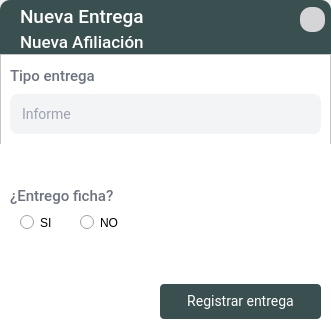
<?xml version="1.0" encoding="UTF-8"?>
<ui version="4.0">
 <class>EntregaUi</class>
 <widget class="QDialog" name="EntregaUi">
  <property name="geometry">
   <rect>
    <x>0</x>
    <y>0</y>
    <width>331</width>
    <height>335</height>
   </rect>
  </property>
  <property name="minimumSize">
   <size>
    <width>331</width>
    <height>335</height>
   </size>
  </property>
  <property name="maximumSize">
   <size>
    <width>331</width>
    <height>335</height>
   </size>
  </property>
  <property name="windowTitle">
   <string>Entrega</string>
  </property>
  <property name="styleSheet">
   <string notr="true">#Dialog{
	background-color: rgb(255, 255, 255);
}

QLabel{
font-family: Roboto;
font-style: normal;
font-weight: 450;
font-size: 15px;
letter-spacing: 0.02em;
color: #6B7280;}



/* COMBOBOX */

QComboBox{
font-family: Roboto;
font-style: normal;
font-weight: normal;
font-size: 14px;
letter-spacing: 0.02em;
background: #F3F4F6;
color:#9CA3AF;
border-radius:8px;
padding:10px;
combobox-popup: 0;
border: 2px solid #F3F4F6;

}


QComboBox::drop-down
{
    width: 20px;
    border-left-width: 1px;
	padding: 10px 10px 10px 20px;
 }


QComboBox QAbstractItemView {
	color:#9CA3AF;
	font-size:14px;
	background-color: #F3F4F6;
	selection-background-color:#344647;
	selection-color:#ffffff;
	outline: 0px;
   border: 1px solid #344647;
 border-radius:8px;
padding:10px
}



QComboBox::down-arrow
{
	image: url(:/menu/contraerabajo.png);
     width: 11px;
     height: 11px;
}

QComboBox::focus{
background: #FFFFFF;
border: 2px solid #344647;
border-radius: 8px;
}



QDateEdit{
font-family: Roboto;
font-style: normal;
font-weight: normal;
font-size: 14px;
letter-spacing: 0.02em;
background: #F3F4F6;
color:#9CA3AF;
padding:8px;
border-radius:8px; }

QDateEdit::up-button {
min-width: 25px; min-height: 12px; background-color: #F3F4F6; 
border-radius: 6px;}

QDateEdit::down-button {
min-width: 25px; min-height: 12px; background-color: #F3F4F6; 
border-radius: 6px;}

QDateEdit::up-arrow{
	image: url(:/menu/contraerarriba.png);
     width: 11px;
     height: 11px;
}

QDateEdit::down-arrow{
	image: url(:/menu/contraerabajo.png);
     width: 11px;
     height: 11px;}

QDateEdit::focus{
background: #FFFFFF;
border: 2px solid #344647;
border-radius: 8px;
}


/*  BOTON */

QPushButton{
font-family: Roboto;
font-style: normal;
font-weight: normal;
font-size: 14px;
letter-spacing: 0.02em;
color:white;
padding:8px;
background: #3A4F50;
border-radius: 4px;}

QPushButton:hover{background: #344647;
border-radius: 4px; }

QLineEdit{
font-family: Roboto;
font-style: normal;
font-weight: normal;
font-size: 14px;
letter-spacing: 0.02em;
background: #F3F4F6;
border: 2px solid #F3F4F6;
border-radius: 8px;
color:#9CA3AF;
padding:10px}

QLineEdit::focus{
background: #FFFFFF;
border: 2px solid #344647;
border-radius: 8px;
}

</string>
  </property>
  <widget class="QFrame" name="frame_3">
   <property name="geometry">
    <rect>
     <x>0</x>
     <y>0</y>
     <width>331</width>
     <height>55</height>
    </rect>
   </property>
   <property name="minimumSize">
    <size>
     <width>0</width>
     <height>55</height>
    </size>
   </property>
   <property name="maximumSize">
    <size>
     <width>16777215</width>
     <height>4455</height>
    </size>
   </property>
   <property name="styleSheet">
    <string notr="true">#frame_3{background: #3A4F50 ;border-top-left-radius: 10px;
border-top-right-radius: 10px;}

QLabel{

font-family: Roboto;
font-style: normal;
font-weight: 500;
font-size: 17px;
line-height: 40px;
letter-spacing: 0.02em;
color:#ffffff;

}</string>
   </property>
   <property name="frameShape">
    <enum>QFrame::StyledPanel</enum>
   </property>
   <property name="frameShadow">
    <enum>QFrame::Raised</enum>
   </property>
   <widget class="QLabel" name="titulo_accion">
    <property name="geometry">
     <rect>
      <x>20</x>
      <y>5</y>
      <width>241</width>
      <height>22</height>
     </rect>
    </property>
    <property name="styleSheet">
     <string notr="true">font-size:19px</string>
    </property>
    <property name="text">
     <string>Nueva Entrega</string>
    </property>
    <property name="alignment">
     <set>Qt::AlignLeading|Qt::AlignLeft|Qt::AlignTop</set>
    </property>
   </widget>
   <widget class="QLabel" name="nombre_tutor">
    <property name="geometry">
     <rect>
      <x>20</x>
      <y>32</y>
      <width>271</width>
      <height>22</height>
     </rect>
    </property>
    <property name="styleSheet">
     <string notr="true"/>
    </property>
    <property name="text">
     <string>Nueva Afiliación</string>
    </property>
    <property name="alignment">
     <set>Qt::AlignLeading|Qt::AlignLeft|Qt::AlignTop</set>
    </property>
   </widget>
   <widget class="QToolButton" name="btn_closeadmi_3">
    <property name="geometry">
     <rect>
      <x>300</x>
      <y>7</y>
      <width>25</width>
      <height>25</height>
     </rect>
    </property>
    <property name="focusPolicy">
     <enum>Qt::NoFocus</enum>
    </property>
    <property name="toolTip">
     <string>Cerrar</string>
    </property>
    <property name="styleSheet">
     <string notr="true">#btn_closeadmi_3{
font-family: Roboto;
font-weight: normal;
font-size: 14px;
background-color: #d5d5d8;
color: #6B7280;
border-radius:11px
}



#btn_closeadmi_3:hover{background:#ce4d3a ;
border-radius:11px; }


</string>
    </property>
    <property name="text">
     <string/>
    </property>
    <property name="icon">
     <iconset resource="../image/source.qrc">
      <normaloff>:/menu/x.png</normaloff>:/menu/x.png</iconset>
    </property>
    <property name="iconSize">
     <size>
      <width>13</width>
      <height>13</height>
     </size>
    </property>
    <property name="autoRaise">
     <bool>true</bool>
    </property>
   </widget>
  </widget>
  <widget class="QFrame" name="frame">
   <property name="geometry">
    <rect>
     <x>0</x>
     <y>54</y>
     <width>331</width>
     <height>281</height>
    </rect>
   </property>
   <property name="styleSheet">
    <string notr="true">#frame{background-color:white}
</string>
   </property>
   <property name="frameShape">
    <enum>QFrame::StyledPanel</enum>
   </property>
   <property name="frameShadow">
    <enum>QFrame::Raised</enum>
   </property>
   <widget class="QStackedWidget" name="stackedWidget">
    <property name="geometry">
     <rect>
      <x>0</x>
      <y>90</y>
      <width>331</width>
      <height>291</height>
     </rect>
    </property>
    <property name="styleSheet">
     <string notr="true"/>
    </property>
    <property name="currentIndex">
     <number>1</number>
    </property>
    <widget class="QWidget" name="page">
     <property name="styleSheet">
      <string notr="true">#page{
	background-color: rgb(255, 255, 255);
}</string>
     </property>
     <widget class="QDateEdit" name="fecha_informe">
      <property name="geometry">
       <rect>
        <x>10</x>
        <y>70</y>
        <width>171</width>
        <height>40</height>
       </rect>
      </property>
      <property name="displayFormat">
       <string>yyyy-MM-dd</string>
      </property>
      <property name="calendarPopup">
       <bool>false</bool>
      </property>
     </widget>
     <widget class="QLabel" name="lbl9_4">
      <property name="geometry">
       <rect>
        <x>10</x>
        <y>40</y>
        <width>131</width>
        <height>21</height>
       </rect>
      </property>
      <property name="styleSheet">
       <string notr="true"/>
      </property>
      <property name="text">
       <string>Fecha  entrega</string>
      </property>
      <property name="alignment">
       <set>Qt::AlignBottom|Qt::AlignLeading|Qt::AlignLeft</set>
      </property>
     </widget>
     <widget class="QPushButton" name="btn_registrar_informe">
      <property name="geometry">
       <rect>
        <x>160</x>
        <y>140</y>
        <width>161</width>
        <height>35</height>
       </rect>
      </property>
      <property name="minimumSize">
       <size>
        <width>100</width>
        <height>35</height>
       </size>
      </property>
      <property name="maximumSize">
       <size>
        <width>200</width>
        <height>567</height>
       </size>
      </property>
      <property name="cursor">
       <cursorShape>PointingHandCursor</cursorShape>
      </property>
      <property name="focusPolicy">
       <enum>Qt::NoFocus</enum>
      </property>
      <property name="styleSheet">
       <string notr="true"/>
      </property>
      <property name="text">
       <string>Registrar entrega</string>
      </property>
      <property name="icon">
       <iconset resource="../image/source.qrc">
        <normaloff>:/menu/botonadd.png</normaloff>:/menu/botonadd.png</iconset>
      </property>
      <property name="iconSize">
       <size>
        <width>15</width>
        <height>21</height>
       </size>
      </property>
     </widget>
     <widget class="QLabel" name="lbl9_5">
      <property name="geometry">
       <rect>
        <x>200</x>
        <y>40</y>
        <width>91</width>
        <height>21</height>
       </rect>
      </property>
      <property name="styleSheet">
       <string notr="true"/>
      </property>
      <property name="text">
       <string>Mes</string>
      </property>
      <property name="alignment">
       <set>Qt::AlignBottom|Qt::AlignLeading|Qt::AlignLeft</set>
      </property>
     </widget>
     <widget class="QLineEdit" name="line_mes">
      <property name="enabled">
       <bool>false</bool>
      </property>
      <property name="geometry">
       <rect>
        <x>200</x>
        <y>70</y>
        <width>121</width>
        <height>40</height>
       </rect>
      </property>
      <property name="styleSheet">
       <string notr="true"/>
      </property>
      <property name="frame">
       <bool>true</bool>
      </property>
      <property name="cursorPosition">
       <number>0</number>
      </property>
      <property name="alignment">
       <set>Qt::AlignLeading|Qt::AlignLeft|Qt::AlignVCenter</set>
      </property>
      <property name="dragEnabled">
       <bool>false</bool>
      </property>
      <property name="readOnly">
       <bool>false</bool>
      </property>
      <property name="placeholderText">
       <string/>
      </property>
      <property name="cursorMoveStyle">
       <enum>Qt::LogicalMoveStyle</enum>
      </property>
      <property name="clearButtonEnabled">
       <bool>false</bool>
      </property>
     </widget>
    </widget>
    <widget class="QWidget" name="page_2">
     <property name="styleSheet">
      <string notr="true">#page_2{
	background-color: rgb(255, 255, 255);
}</string>
     </property>
     <widget class="QRadioButton" name="rbt_si_ficha">
      <property name="geometry">
       <rect>
        <x>20</x>
        <y>70</y>
        <width>61</width>
        <height>17</height>
       </rect>
      </property>
      <property name="text">
       <string>SI</string>
      </property>
     </widget>
     <widget class="QRadioButton" name="rbt_no_ficha">
      <property name="geometry">
       <rect>
        <x>80</x>
        <y>70</y>
        <width>82</width>
        <height>17</height>
       </rect>
      </property>
      <property name="text">
       <string>NO</string>
      </property>
     </widget>
     <widget class="QLabel" name="pregunta_ficha">
      <property name="geometry">
       <rect>
        <x>10</x>
        <y>40</y>
        <width>311</width>
        <height>21</height>
       </rect>
      </property>
      <property name="styleSheet">
       <string notr="true"/>
      </property>
      <property name="text">
       <string>¿Entrego ficha?</string>
      </property>
      <property name="alignment">
       <set>Qt::AlignBottom|Qt::AlignLeading|Qt::AlignLeft</set>
      </property>
     </widget>
     <widget class="QPushButton" name="btn_registrar_ficha">
      <property name="geometry">
       <rect>
        <x>160</x>
        <y>140</y>
        <width>161</width>
        <height>35</height>
       </rect>
      </property>
      <property name="minimumSize">
       <size>
        <width>100</width>
        <height>35</height>
       </size>
      </property>
      <property name="maximumSize">
       <size>
        <width>200</width>
        <height>567</height>
       </size>
      </property>
      <property name="cursor">
       <cursorShape>PointingHandCursor</cursorShape>
      </property>
      <property name="focusPolicy">
       <enum>Qt::NoFocus</enum>
      </property>
      <property name="styleSheet">
       <string notr="true"/>
      </property>
      <property name="text">
       <string>Registrar entrega</string>
      </property>
      <property name="icon">
       <iconset resource="../image/source.qrc">
        <normaloff>:/menu/botonadd.png</normaloff>:/menu/botonadd.png</iconset>
      </property>
      <property name="iconSize">
       <size>
        <width>15</width>
        <height>21</height>
       </size>
      </property>
     </widget>
    </widget>
    <widget class="QWidget" name="page_3">
     <property name="styleSheet">
      <string notr="true">#page_3{
	background-color: rgb(255, 255, 255);
}</string>
     </property>
     <widget class="QRadioButton" name="rbt_no_memorandum">
      <property name="geometry">
       <rect>
        <x>70</x>
        <y>70</y>
        <width>51</width>
        <height>17</height>
       </rect>
      </property>
      <property name="text">
       <string>NO</string>
      </property>
     </widget>
     <widget class="QLabel" name="pregunta_memorandum">
      <property name="geometry">
       <rect>
        <x>10</x>
        <y>40</y>
        <width>311</width>
        <height>21</height>
       </rect>
      </property>
      <property name="styleSheet">
       <string notr="true"/>
      </property>
      <property name="text">
       <string>¿Entregó Memorandum?</string>
      </property>
      <property name="alignment">
       <set>Qt::AlignBottom|Qt::AlignLeading|Qt::AlignLeft</set>
      </property>
     </widget>
     <widget class="QRadioButton" name="rbt_si_memorandum">
      <property name="geometry">
       <rect>
        <x>20</x>
        <y>70</y>
        <width>41</width>
        <height>17</height>
       </rect>
      </property>
      <property name="text">
       <string>SI</string>
      </property>
     </widget>
     <widget class="QPushButton" name="btn_registrar_memorandum">
      <property name="geometry">
       <rect>
        <x>159</x>
        <y>130</y>
        <width>161</width>
        <height>35</height>
       </rect>
      </property>
      <property name="minimumSize">
       <size>
        <width>100</width>
        <height>35</height>
       </size>
      </property>
      <property name="maximumSize">
       <size>
        <width>200</width>
        <height>567</height>
       </size>
      </property>
      <property name="cursor">
       <cursorShape>PointingHandCursor</cursorShape>
      </property>
      <property name="focusPolicy">
       <enum>Qt::NoFocus</enum>
      </property>
      <property name="styleSheet">
       <string notr="true"/>
      </property>
      <property name="text">
       <string>Registrar entrega</string>
      </property>
      <property name="icon">
       <iconset resource="../image/source.qrc">
        <normaloff>:/menu/botonadd.png</normaloff>:/menu/botonadd.png</iconset>
      </property>
      <property name="iconSize">
       <size>
        <width>15</width>
        <height>21</height>
       </size>
      </property>
     </widget>
    </widget>
   </widget>
   <widget class="QLabel" name="lbl9_3">
    <property name="geometry">
     <rect>
      <x>10</x>
      <y>10</y>
      <width>101</width>
      <height>21</height>
     </rect>
    </property>
    <property name="styleSheet">
     <string notr="true"/>
    </property>
    <property name="text">
     <string>Tipo entrega</string>
    </property>
    <property name="alignment">
     <set>Qt::AlignBottom|Qt::AlignLeading|Qt::AlignLeft</set>
    </property>
   </widget>
   <widget class="QComboBox" name="cbo_tipo_entrega">
    <property name="geometry">
     <rect>
      <x>10</x>
      <y>40</y>
      <width>311</width>
      <height>40</height>
     </rect>
    </property>
    <property name="cursor">
     <cursorShape>PointingHandCursor</cursorShape>
    </property>
    <property name="styleSheet">
     <string notr="true"/>
    </property>
    <property name="maxVisibleItems">
     <number>67</number>
    </property>
    <item>
     <property name="text">
      <string>Informe</string>
     </property>
    </item>
    <item>
     <property name="text">
      <string>Ficha</string>
     </property>
    </item>
    <item>
     <property name="text">
      <string>Memorandum</string>
     </property>
    </item>
   </widget>
  </widget>
 </widget>
 <resources>
  <include location="../image/source.qrc"/>
 </resources>
 <connections/>
</ui>
